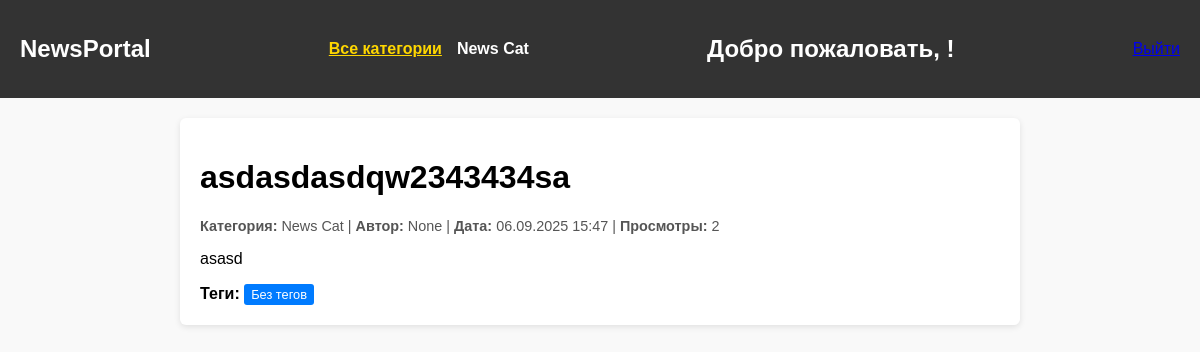
Page /3 on the committed database.
### blog/models.py (models this page shows, shortened)
class Category(models.Model):
    title = models.CharField(
        verbose_name="Заголовок",
        max_length=100,
    )
    class Meta:
        verbose_name = "Категория"
        verbose_name_plural = "Категории"

class News(models.Model):
    category = models.ForeignKey(
        Category,
        on_delete=models.CASCADE,
        related_name="news",
        verbose_name="Кат",
    )
    tag = models.ManyToManyField(
        Tag,
        related_name="news",
        verbose_name="Теги",
        blank=True
    )
    title = models.CharField(
        verbose_name="Заголовок",
        max_length=100,
    )
    description = models.TextField(
        verbose_name="Оописание",
        blank=True,
        null=True,
        default="По умол.описание"
    )
    date = models.DateTimeField(
        verbose_name='дата добавление',
        auto_now_add=True
    )
    updated = models.DateTimeField(
        verbose_name='дата изменение',
        auto_now=True
    )
    author = models.CharField(
        max_length=50,
        verbose_name='автор',
        null=True,
        blank=True
    )
    views = models.PositiveIntegerField(
        verbose_name='просмотры',
        default=0
    )
    is_published = models.BooleanField(
        verbose_name='публичность',
        default=True
    )
    class Meta:
        verbose_name = "Новости"
        verbose_name_plural = "Новости"
    @property
    def image(self):
        return self.images.first()

### blog/views.py (the view)
# urls.py: path('<int:id>',news_detail,name="news-detail"),
def news_detail(request, id):
    news = get_object_or_404(News.objects.prefetch_related('images', 'tag'), id=id)
    news.views += 1
    news.save(update_fields=['views'])
    return render(request, 'blog/news_detail.html', {
        'news': news,
        'categories': Category.objects.all(),  # для хедера
    })

### blog/templatetags/news_tags.py (called while the page is built)
@register.simple_tag()
def get_categories():
    return Category.objects.all()

### templates/blog/news_detail.html (shortened to what this page needs)
{% extends 'components/base.html' %}
{% load static %}
{% block content %}
<link rel="stylesheet" href="{% static 'css/news_detail/style.css' %}"/>
<main class="news-detail">
    <h1>{{ news.title }}</h1>
    <div class="meta">
        <span><strong>Категория:</strong> {{ news.category.title }}</span> |
        <span><strong>Автор:</strong> {{ news.author }}</span> |
        <span><strong>Дата:</strong> {{ news.date|date:"d.m.Y H:i" }}</span> |
        <span><strong>Просмотры:</strong> {{ news.views }}</span>
    </div>
    <p class="description">{{ news.description }}</p>
    <div class="tags">
        <strong>Теги:</strong>
        {% for tag in news.tag.all %}
            <span class="tag">{{ tag.name }}</span>
        {% empty %}
            <span class="tag">Без тегов</span>
        {% endfor %}
    </div>
</main>
{% endblock content %}

### templates/components/header.html
{% load news_tags %}
<header>
    <div class="logo">NewsPortal</div>
    <nav class="navbar">
        <ul>
            <li>
                <a href="{% url 'news-list' %}" class="{% if not selected_category %}active{% endif %}">Все категории</a>
            </li>
            {% get_categories as categories %}
            {% for category in categories %}
                <li>
                    <a href="{% url 'news-list' %}?category={{ category.id }}"
                       class="{% if selected_category and selected_category.id == category.id %}active{% endif %}">
                       {{ category.title }}
                    </a>
                </li>
            {% endfor %}
        </ul>
    </nav>
    <h2>Добро пожаловать, {{ request.user.username }}!</h2>
    <a href="{% url 'logout' %}">Выйти</a>
</header>

### static/static_dirs/css/style.css (style rules this page uses)
body { margin: 0; font-family: Arial, sans-serif; background-color: #f9f9f9; }
header { background-color: #333; color: white; padding: 15px 20px; display: flex; justify-content: space-between; align-items: center; }
.logo { font-size: 24px; font-weight: bold; }
.navbar ul { list-style: none; margin: 0; padding: 0; display: flex; gap: 15px; }
.navbar ul li a { color: white; text-decoration: none; font-weight: bold; transition: color 0.3s; }
.navbar ul li a:hover, .navbar ul li a.active { color: #ffd700; text-decoration: underline; }
main { padding: 20px; max-width: 900px; margin: 0 auto; }
.meta { font-size: 0.9em; color: #555; margin-top: 5px; margin-bottom: 10px; }
.tags { margin-top: 5px; }
.tag { display: inline-block; background-color: #007BFF; color: white; padding: 3px 7px; border-radius: 3px; font-size: 0.8em; margin-right: 5px; }

### static/static_dirs/css/news_detail/style.css (style rules this page uses)
body { margin: 0; font-family: Arial, sans-serif; background-color: #f9f9f9; }
header { background-color: #333; color: white; padding: 15px 20px; display: flex; justify-content: space-between; align-items: center; }
.logo { font-size: 24px; font-weight: bold; }
.navbar ul { list-style: none; padding: 0; display: flex; gap: 15px; margin: 0; }
.navbar ul li a { color: #fff; text-decoration: none; font-weight: 600; transition: color 0.3s; }
main.news-detail { padding: 20px; max-width: 800px; margin: 20px auto; background: white; box-shadow: 0 2px 6px rgba(0,0,0,0.1); border-radius: 6px; }

### rows in the picture
Category: title "News Cat"
News: title "asdasdasdqw2343434sa", category "News Cat", author "None", date "06.09.2025 15:47", views "2", description "asasd"
